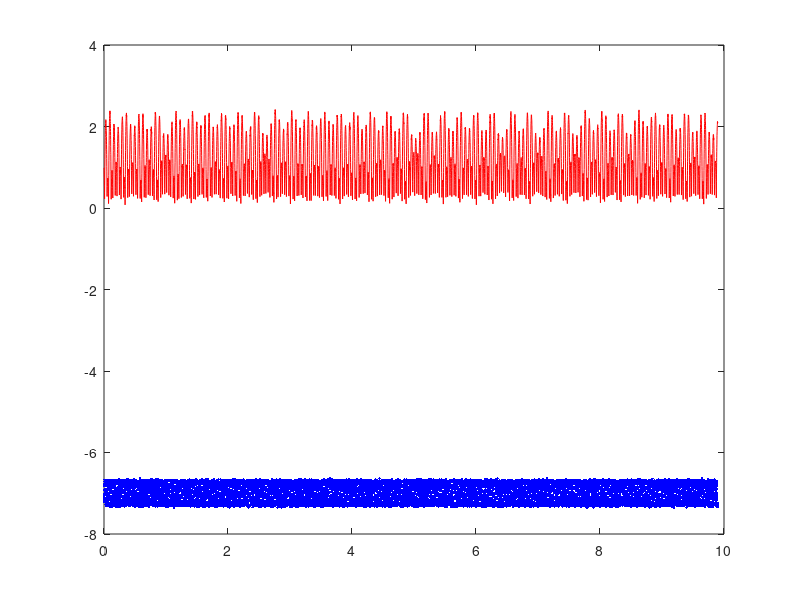

MATLAB code to generate this figure:
a=load('serie_020.txt');

t=a(:,1);
zp=a(:,2);
zb=-a(:,3);

figure(1); hold off; 
plot(t,zp,'b.');
hold on;
plot(t,zb,'r-');


%%